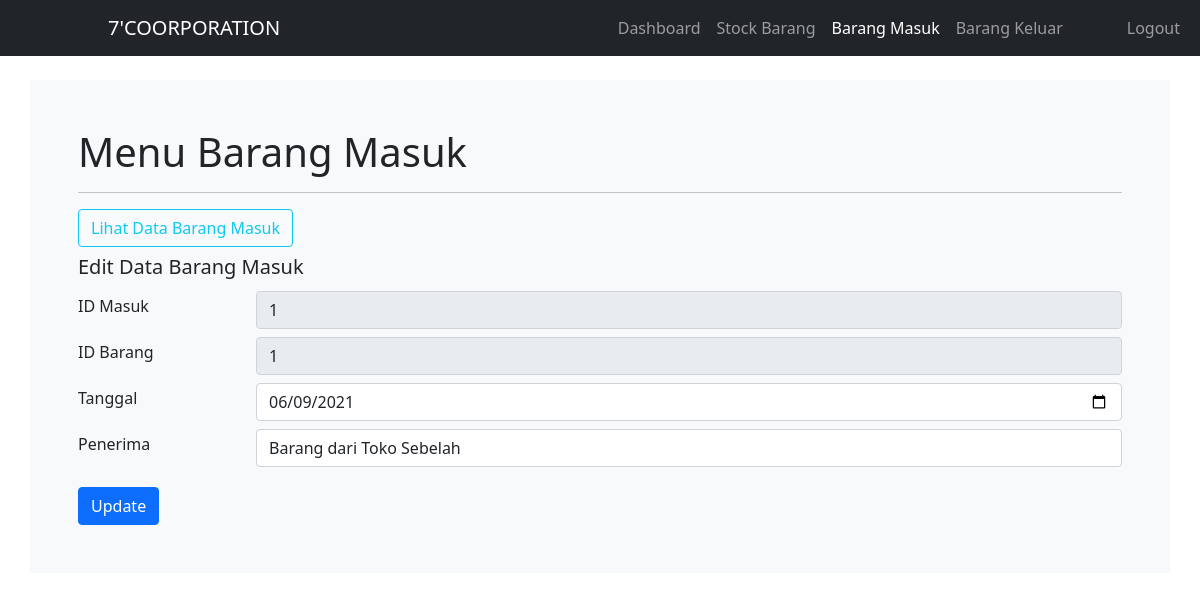
Screenshot of /masuk_edit.php?id_masuk=1 with the database file from the repository.
### tables this page shows
CREATE TABLE `br_masuk` (
  `id_masuk` varchar(11) NOT NULL,
  `id_barang` int(11) NOT NULL,
  `tanggal` date NOT NULL,
  `penerima` varchar(30) NOT NULL
);

### masuk_edit.php (the view, shortened to what this page needs)
<!DOCTYPE html>
<html lang="en">
<head>
	<link href="https://cdn.jsdelivr.net/npm/bootstrap@5.0.0/dist/css/bootstrap.min.css" rel="stylesheet">
	<link rel="stylesheet" href="css/bootstrap.min.css">
</head>
<body>
	<nav class="navbar navbar-expand-lg navbar-dark bg-dark">
		<div class="container-fluid">
			<a class="navbar-brand ms-5 ps-5" href="#">7'COORPORATION</a>
			<div class="collapse navbar-collapse" id="navbarNav">
				<ul class="navbar-nav ms-auto mb-2 mb-lg-0">
					<li class="nav-item">
						<a class="nav-link" href="index.php">Dashboard</a>
					</li>
					<li class="nav-item">
						<a class="nav-link" href="stock_tampil.php">Stock Barang</a>
					</li>
					<li class="nav-item">
						<a class="nav-link active" href="masuk_tampil.php">Barang Masuk</a>
					</li>
					<li class="nav-item">
						<a class="nav-link" href="keluar_tampil.php">Barang Keluar</a>
					</li>
					<li class="nav-item ms-md-5">
		                <a class="nav-link" href="logout.php"> Logout</a>
		            </li>
				</ul>
			</div>
		</div>
	</nav>
	<div class="container-xl mt-4 p-5  bg-light">
	  <h1 align="left mb-2">Menu Barang Masuk</h1><hr>
		<h4>
			<a href="masuk_tampil.php" class="btn btn-outline-info">Lihat Data Barang Masuk</a>
		</h4>
		 <h5>Edit Data Barang Masuk</h5>
			<?php
			include "koneksi.php";
			$id_masuk = $_GET['id_masuk'];
			$data = mysqli_query($koneksi, "SELECT * FROM br_masuk WHERE id_masuk='$id_masuk'");
			$baris = mysqli_fetch_array($data);
			?>
			<form action="masuk_editproses.php?id_masuk=<?= $id_masuk ?>" method="POST">
			  <div class="form-group row">
			    <label for="id_masuk" class="col-sm-2 col-form-label">ID Masuk</label>
			    <div class="col-sm-10">
			    <input type="text" class="form-control mt-1 mb-1" name="id_masuk" id="id_masuk" value="<?php echo $baris['id_masuk']; ?>" disabled>
				</div>
			  </div>
			  <div class="form-group row">
			    <label for="id_barang" class="col-sm-2 col-form-label">ID Barang</label>
			    <div class="col-sm-10">
			    <input type="number" class="form-control mt-1 mb-1" name="id_barang" id="id_barang" value="<?php echo $baris['id_barang']; ?>" disabled>
				</div>
			  </div>
			  <div class="form-group row">
			    <label for="tanggal" class="col-sm-2 col-form-label">Tanggal</label>
			    <div class="col-sm-10">
			    <input type="date" class="form-control mt-1 mb-1" name="tanggal" id="tanggal" value="<?php echo $baris['tanggal']; ?>">
				</div>
			  </div>
			  <div class="form-group row">
			    <label for="penerima" class="col-sm-2 col-form-label">Penerima</label>
			    <div class="col-sm-10">
			    <input type="text" class="form-control mt-1 mb-1" name="penerima" id="penerima" value="<?php echo $baris['penerima']; ?>">
				</div>
			  </div>
			  <div class="form-group row">
				 <div class="col-sm-10">
				    <button type="submit" name="update" id="update" class="btn btn-primary mt-3">Update</button>
				 </div>
			  </div>
			</form>
	</div>
</body>
</html>

### rows the page displays
br_masuk: id_masuk "1", id_barang "1", tanggal "06/09/2021", penerima "Barang dari Toko Sebelah"
